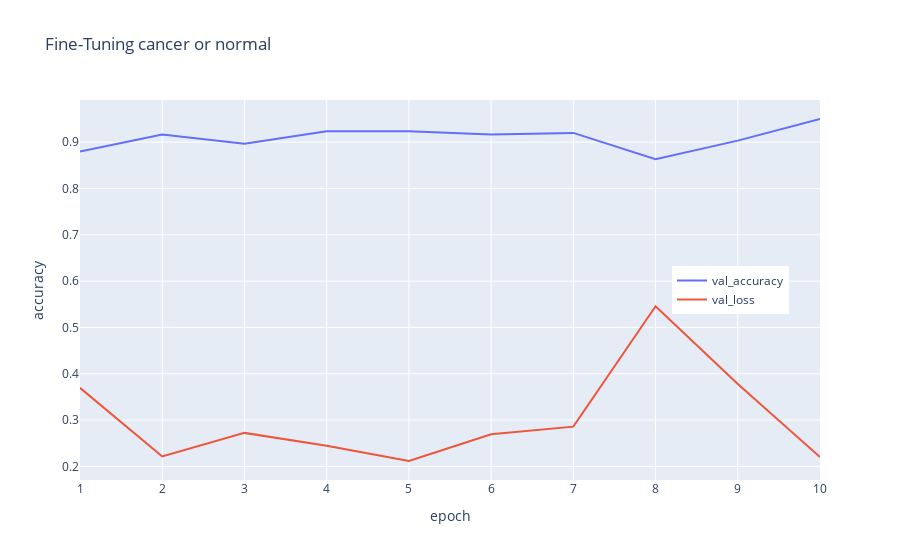

The notebook cell saved with this chart:
### Code cell
#Plotlyを使用してプロットしてみる。
!pip install plotly

def configure_plotly_browser_state():
  import IPython
  display(IPython.core.display.HTML('''
        <script src="/static/components/requirejs/require.js"></script>
        <script>
          requirejs.config({
            paths: {
              base: '/static/base',
              plotly: 'https://cdn.plot.ly/plotly-latest.min.js?noext',
            },
          });
        </script>
        '''))

configure_plotly_browser_state()


import plotly.offline as py
py.init_notebook_mode(connected=True)
import plotly.graph_objs as go
import plotly.tools as tls

##データの元を作る,複数書きたい場合はこれを繰り返す
trace  = go.Scatter(y = hist.history['val_accuracy'],
                    x=np.arange(1,201) ,
                    name = 'val_accuracy',
                    mode = 'lines')
trace1 = go.Scatter(y = hist.history['val_loss'],
                    x=np.arange(1,201) ,
                    name = 'val_loss',
                    mode = 'lines')

data = [trace,trace1]


##データのレイアウトを決める
layout = go.Layout(
    title='Fine-Tuning cancer or normal',
    legend={"x":0.8, "y":0.5},#legendそのままにしたいならshowlegend = True

    xaxis={"title":"epoch"},#軸の最大値最小値を決めたいならここに"range": [最小値,最大値]のように記入
    yaxis={"title":"accuracy"}
)

##データをプロット
fig = go.Figure(data=data, layout=layout)
py.iplot(fig,show_link = False)#グラフ表示のExport to plotly を消すにはここにshow_link=Falseのように記入

### Figure 1 — Plotly figure (JSON) as saved in the notebook; plotly's stock layout.template omitted (floating-point values rounded to 4 significant figures; data arrays with more than 128 entries replaced by an {"elided": "..."} marker saying what was removed)
{"data": [{"y": [0.88, 0.9167, 0.8967, 0.9233, 0.9233, 0.9167, 0.92, 0.8633, 0.9033, 0.95], "x": {"elided": "200 int values"}, "type": "scatter", "mode": "lines", "name": "val_accuracy"}, {"y": [0.3696, 0.2215, 0.2724, 0.2444, 0.2117, 0.2695, 0.2858, 0.5457, 0.3779, 0.2203], "x": {"elided": "200 int values"}, "type": "scatter", "mode": "lines", "name": "val_loss"}], "layout": {"xaxis": {"title": {"text": "epoch"}}, "yaxis": {"title": {"text": "accuracy"}}, "legend": {"y": 0.5, "x": 0.8}, "title": {"text": "Fine-Tuning cancer or normal"}}}
